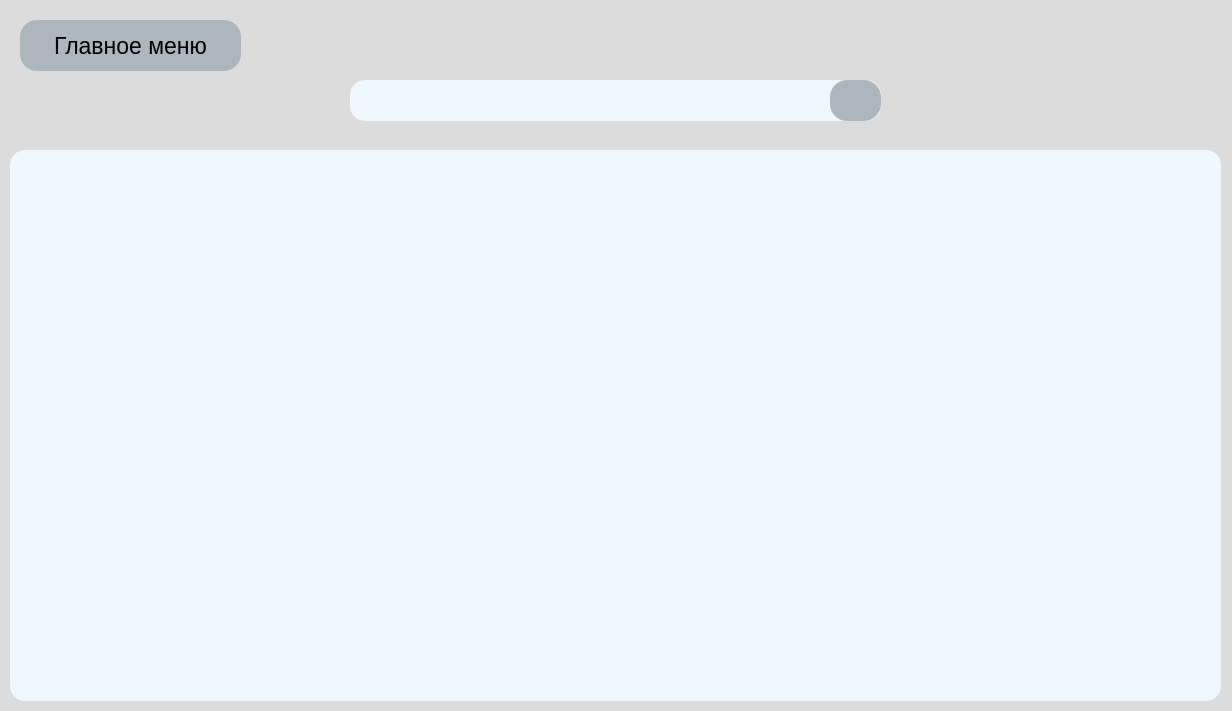
<?xml version="1.0" encoding="UTF-8"?>
<ui version="4.0">
 <class>Form</class>
 <widget class="QWidget" name="Form">
  <property name="geometry">
   <rect>
    <x>0</x>
    <y>0</y>
    <width>1232</width>
    <height>711</height>
   </rect>
  </property>
  <property name="font">
   <font>
    <family>MS Shell Dlg 2</family>
    <pointsize>18</pointsize>
   </font>
  </property>
  <property name="windowTitle">
   <string>Form</string>
  </property>
  <property name="styleSheet">
   <string notr="true">background-color: rgb(220,220,220);</string>
  </property>
  <widget class="QPushButton" name="back_to_home">
   <property name="geometry">
    <rect>
     <x>20</x>
     <y>20</y>
     <width>221</width>
     <height>51</height>
    </rect>
   </property>
   <property name="font">
    <font>
     <pointsize>17</pointsize>
    </font>
   </property>
   <property name="styleSheet">
    <string notr="true">background-color: rgb(173,181,189);
border-radius: 17px</string>
   </property>
   <property name="text">
    <string>Главное меню</string>
   </property>
  </widget>
  <widget class="QListWidget" name="my_tests_widget">
   <property name="geometry">
    <rect>
     <x>10</x>
     <y>150</y>
     <width>1211</width>
     <height>551</height>
    </rect>
   </property>
   <property name="styleSheet">
    <string notr="true">background-color: rgb(240,248,255);
border-radius: 15px</string>
   </property>
   <property name="iconSize">
    <size>
     <width>30</width>
     <height>30</height>
    </size>
   </property>
   <property name="horizontalScrollMode">
    <enum>QAbstractItemView::ScrollPerPixel</enum>
   </property>
   <property name="uniformItemSizes">
    <bool>false</bool>
   </property>
   <property name="wordWrap">
    <bool>false</bool>
   </property>
   <property name="selectionRectVisible">
    <bool>false</bool>
   </property>
  </widget>
  <widget class="QLineEdit" name="search_bar">
   <property name="geometry">
    <rect>
     <x>350</x>
     <y>80</y>
     <width>531</width>
     <height>41</height>
    </rect>
   </property>
   <property name="styleSheet">
    <string notr="true">background-color: rgb(240,248,255);
border-radius: 15px</string>
   </property>
  </widget>
  <widget class="QPushButton" name="search_but">
   <property name="geometry">
    <rect>
     <x>830</x>
     <y>80</y>
     <width>51</width>
     <height>41</height>
    </rect>
   </property>
   <property name="styleSheet">
    <string notr="true">background-color: rgb(173,181,189);
border-radius: 17px</string>
   </property>
   <property name="text">
    <string/>
   </property>
   <property name="icon">
    <iconset>
     <normaloff>../icons/search.png</normaloff>../icons/search.png</iconset>
   </property>
   <property name="iconSize">
    <size>
     <width>23</width>
     <height>23</height>
    </size>
   </property>
  </widget>
 </widget>
 <resources/>
 <connections/>
</ui>
